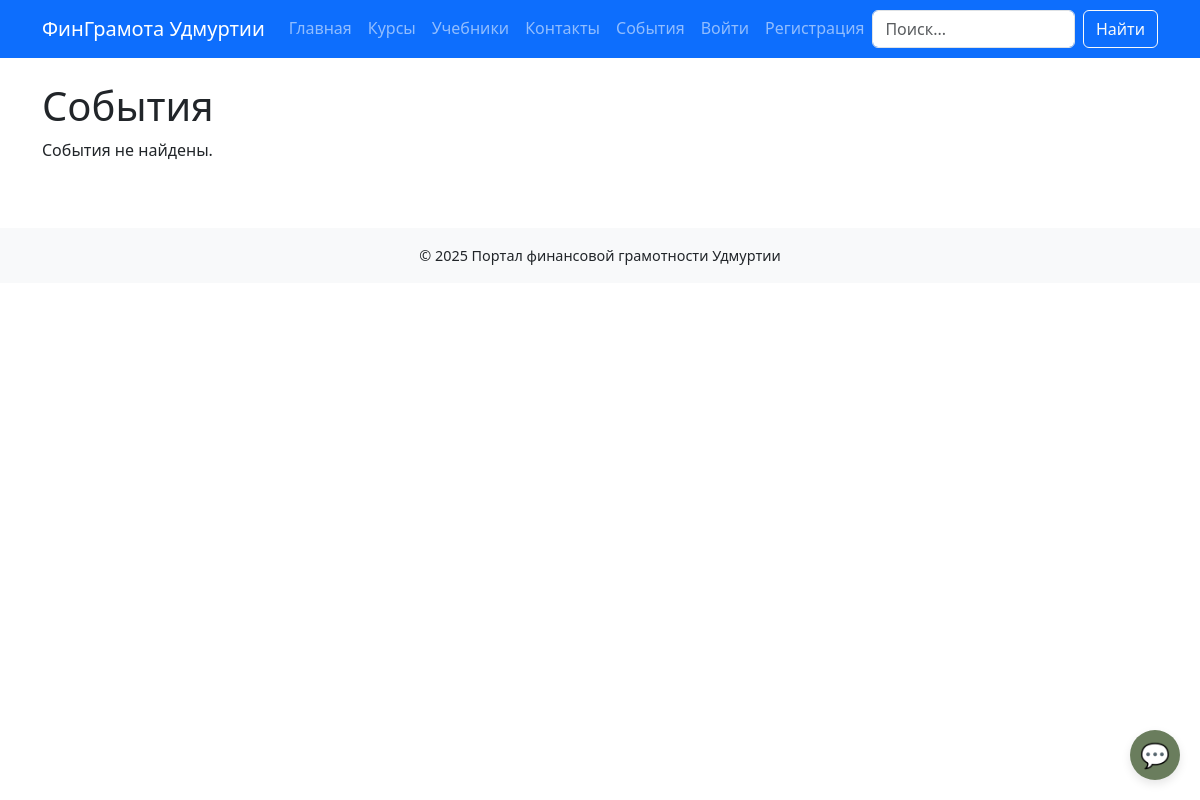
The app's page /events/, older data.
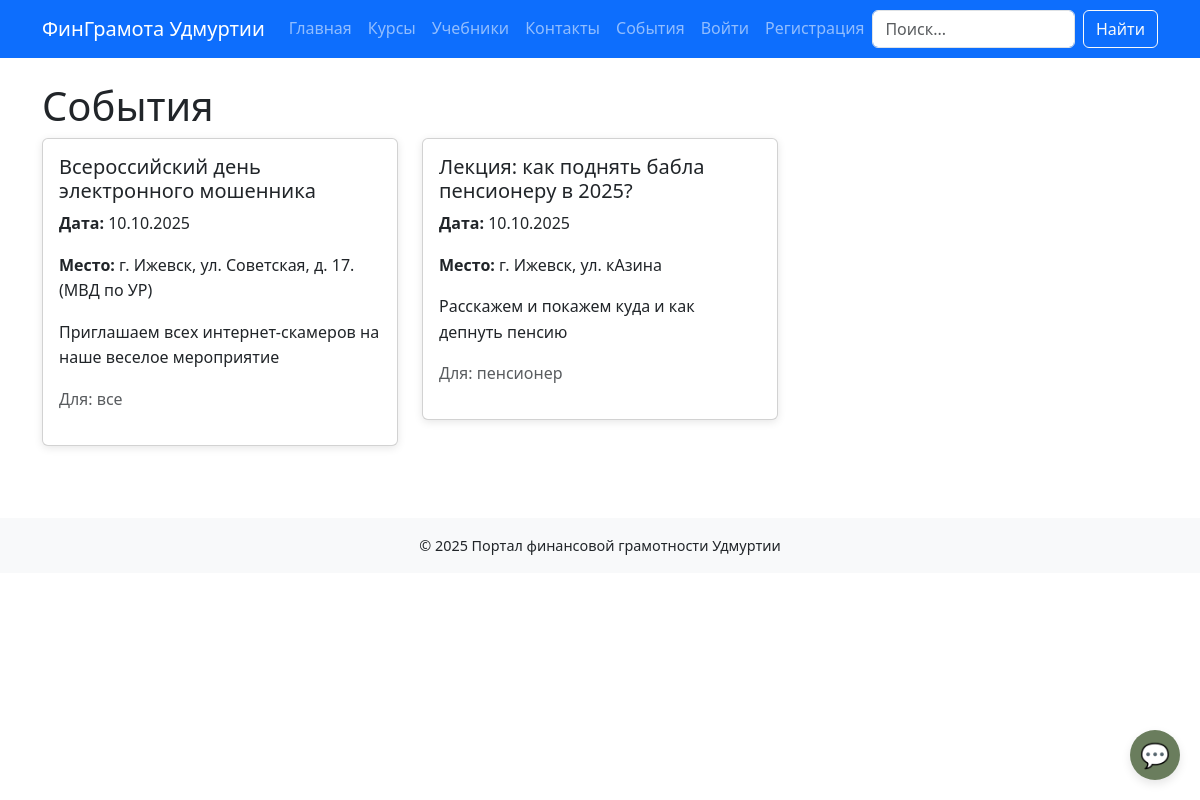
The same page, newer data.
### core/models.py (models this page shows, shortened)
class Event(models.Model):
    title = models.CharField(max_length=200)
    description = models.TextField()
    date = models.DateField()
    location = models.CharField(max_length=200)
    audience = models.CharField(max_length=50, choices=AUDIENCE_CHOICES, default='все')

### core/views.py (the view)
# urls.py: path('events/', views.events_view, name='events'),
def events_view(request):
    events = Event.objects.order_by('date')
    return render(request, 'core/events.html', {'events': events})

### templates/core/events.html
{% extends 'base.html' %}
{% block content %}
<h1>События</h1>
<div class="row">
    {% for event in events %}
        <div class="col-12 col-md-6 col-lg-4 mb-4">
            <div class="card">
                <div class="card-body">
                    <h5 class="card-title">{{ event.title }}</h5>
                    <p><strong>Дата:</strong> {{ event.date|date:"d.m.Y" }}</p>
                    <p><strong>Место:</strong> {{ event.location }}</p>
                    <p>{{ event.description|truncatewords:20 }}</p>
                    <p class="text-muted">Для: {{ event.audience }}</p>
                </div>
            </div>
        </div>
    {% empty %}
        <p>События не найдены.</p>
    {% endfor %}
</div>
{% endblock %}

### templates/base.html (shortened to what this page needs)
{% load static %}
<!DOCTYPE html>
<html lang="ru">
<head>
    <link href="https://cdn.jsdelivr.net/npm/bootstrap@5.3.0/dist/css/bootstrap.min.css" rel="stylesheet">
    <link href="{% static 'css/style.css' %}" rel="stylesheet">
</head>
<body>
     <nav class="navbar navbar-expand-lg navbar-dark bg-primary">
      <div class="container">
        <a class="navbar-brand" href="{% url 'core:home' %}">ФинГрамота Удмуртии</a>
        <div class="collapse navbar-collapse" id="mainNavbar">
          <ul class="navbar-nav me-auto mb-2 mb-lg-0">
            <li class="nav-item"><a class="nav-link" href="{% url 'core:home' %}">Главная</a></li>
            <li class="nav-item"><a class="nav-link" href="{% url 'courses:list' %}">Курсы</a></li>
            <li class="nav-item"><a class="nav-link" href="{% url 'core:textbooks' %}">Учебники</a></li>
            <li class="nav-item"><a class="nav-link" href="{% url 'core:contacts' %}">Контакты</a></li>
            <li class="nav-item"><a class="nav-link" href="{% url 'core:events' %}">События</a></li>
            {% if user.is_authenticated %}
              <li class="nav-item"><a class="nav-link" href="{% url 'core:profile' %}">Кабинет</a></li>
              <li class="nav-item"><a class="nav-link" href="{% url 'core:logout' %}">Выйти</a></li>
            {% else %}
              <li class="nav-item"><a class="nav-link" href="{% url 'core:login' %}">Войти</a></li>
              <li class="nav-item"><a class="nav-link" href="{% url 'core:register' %}">Регистрация</a></li>
            {% endif %}
          </ul>
          <form class="d-none d-lg-flex" action="{% url 'search:results' %}" method="get">
            <input class="form-control me-2" type="search" name="q" placeholder="Поиск..." aria-label="Поиск">
            <button class="btn btn-outline-light" type="submit">Найти</button>
          </form>
        </div>
      </div>
    </nav>
    <div class="container mt-4">
        {% block content %}{% endblock %}
    </div>
<div id="chat-open-btn" style="position: fixed; bottom: 20px; right: 20px; z-index: 9998; width: 50px; height: 50px; border-radius: 50%; background-color: #6a7d5d; color: white; display: flex; align-items: center; justify-content: center; font-size: 24px; box-shadow: 0 4px 10px rgba(0,0,0,0.1); cursor: pointer; display: none;">💬</div>
    <footer class="bg-light text-center py-3 mt-5">
        <p class="mb-0">© 2025 Портал финансовой грамотности Удмуртии</p>
    </footer>
</body>
</html>

### static/css/style.css (style rules this page uses)
body { font-size: 1rem; line-height: 1.6; }
.card { box-shadow: 0 2px 8px rgba(0,0,0,0.1); transition: transform 0.2s; }
footer { font-size: 0.9rem; }

### templates/base.html (style rules this page uses)
body { padding-bottom: 70px; }
@media (min-width: 577px) { body { padding-bottom: 0; } }

Row changes from the older to the newer data that the page shows:
added Event: title "Всероссийский день электронного мошенника", date "10.10.2025", location "г. Ижевск, ул. Советская, д. 17. (МВД по УР)", description "Приглашаем всех интернет-скамеров на наше веселое мероприятие", audience "все"
added Event: title "Лекция: как поднять бабла пенсионеру в 2025?", date "10.10.2025", location "г. Ижевск, ул. кАзина", description "Расскажем и покажем куда и как депнуть пенсию", audience "пенсионер"
Text that changed along with them:
text no longer shown: "События не найдены."
